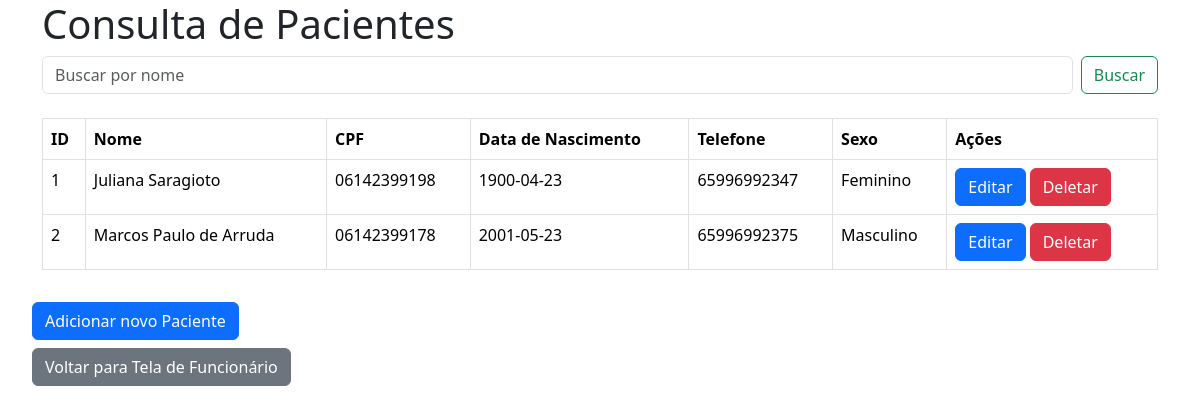
Page /Login/consulta_pacientes.php on the committed database.
### tables this page shows
CREATE TABLE `paciente` (
  `id_paciente` int(11) NOT NULL,
  `nome` varchar(50) DEFAULT NULL,
  `cpf` char(11) DEFAULT NULL,
  `dt_nascimento` date DEFAULT NULL,
  `telefone` varchar(20) DEFAULT NULL,
  `sexo` char(1) DEFAULT NULL
);

### Login/consulta_pacientes.php (the view, shortened to what this page needs)
<?php
include '../conexao.php';
$search = isset($_GET['search']) ? $_GET['search'] : '';
?>
<!DOCTYPE html>
<html lang="pt-br">
<head>
    <link href="https://cdn.jsdelivr.net/npm/bootstrap@5.3.3/dist/css/bootstrap.min.css" rel="stylesheet">
</head>
<body>
    <div class="container">
        <h1>Consulta de Pacientes</h1>
        <form class="d-flex mb-4" action="consulta_pacientes.php" method="GET">
            <input class="form-control me-2" type="search" name="search" placeholder="Buscar por nome" aria-label="Search" value="<?php echo htmlspecialchars($search); ?>">
            <button class="btn btn-outline-success" type="submit">Buscar</button>
        </form>
        <table class="table table-bordered">
            <thead>
                <tr>
                    <th>ID</th>
                    <th>Nome</th>
                    <th>CPF</th>
                    <th>Data de Nascimento</th>
                    <th>Telefone</th>
                    <th>Sexo</th>
                    <th>Ações</th>
                </tr>
            </thead>
            <tbody>
                <?php
                $sql = "SELECT * FROM paciente WHERE nome LIKE '%$search%' ORDER BY nome ASC";
                $result = $mysqli->query($sql);
                if ($result->num_rows > 0) {
                    while ($row = $result->fetch_assoc()) {
                        echo "<tr>";
                        echo "<td>" . $row["id_paciente"] . "</td>";
                        echo "<td>" . $row["nome"] . "</td>";
                        echo "<td>" . $row["cpf"] . "</td>";
                        echo "<td>" . $row["dt_nascimento"] . "</td>";
                        echo "<td>" . $row["telefone"] . "</td>";
                        echo "<td>" . ($row["sexo"] == 'M' ? 'Masculino' : 'Feminino') . "</td>";
                        echo "<td>
                                <form style='display:inline;' method='post' action='consulta_pacientes.php'>
                                    <input type='hidden' name='id' value='" . $row["id_paciente"] . "'>
                                    <input type='hidden' name='nome' value='" . $row["nome"] . "'>
                                    <input type='hidden' name='cpf' value='" . $row["cpf"] . "'>
                                    <input type='hidden' name='dt_nascimento' value='" . $row["dt_nascimento"] . "'>
                                    <input type='hidden' name='telefone' value='" . $row["telefone"] . "'>
                                    <input type='hidden' name='sexo' value='" . $row["sexo"] . "'>
                                    <button type='button' class='btn btn-primary' onclick='editPatient(this)'>Editar</button>
                                </form>
                                <form style='display:inline;' method='get' action='consulta_pacientes.php'>
                                    <input type='hidden' name='delete' value='" . $row["id_paciente"] . "'>
                                    <button type='submit' class='btn btn-danger' onclick='return confirm(\"Tem certeza que deseja deletar este paciente?\")'>Deletar</button>
                                </form>
                              </td>";
                        echo "</tr>";
                    }
                } else {
                    echo "<tr><td colspan='7'>Nenhum paciente encontrado</td></tr>";
                }
                ?>
            </tbody>
        </table>
    </div>
    <div class="container p-3 m-3">
    <div class="row">
            <div class="col">
                <a href="cadastro_paciente.php" class="btn btn-primary mb-2">Adicionar novo Paciente</a>
            </div>
        </div>
        <div class="row">
            <div class="col">
                <a href="tela_funcionario.php" class="btn btn-secondary mb-2">Voltar para Tela de Funcionário</a>
            </div>
        </div>
    </div>
</body>
</html>

### rows in the picture
paciente: id_paciente "1", nome "Juliana Saragioto", cpf "06142399198", dt_nascimento "1900-04-23", telefone "65996992347", sexo "Feminino"
paciente: id_paciente "2", nome "Marcos Paulo de Arruda", cpf "06142399178", dt_nascimento "2001-05-23", telefone "65996992375", sexo "Masculino"
